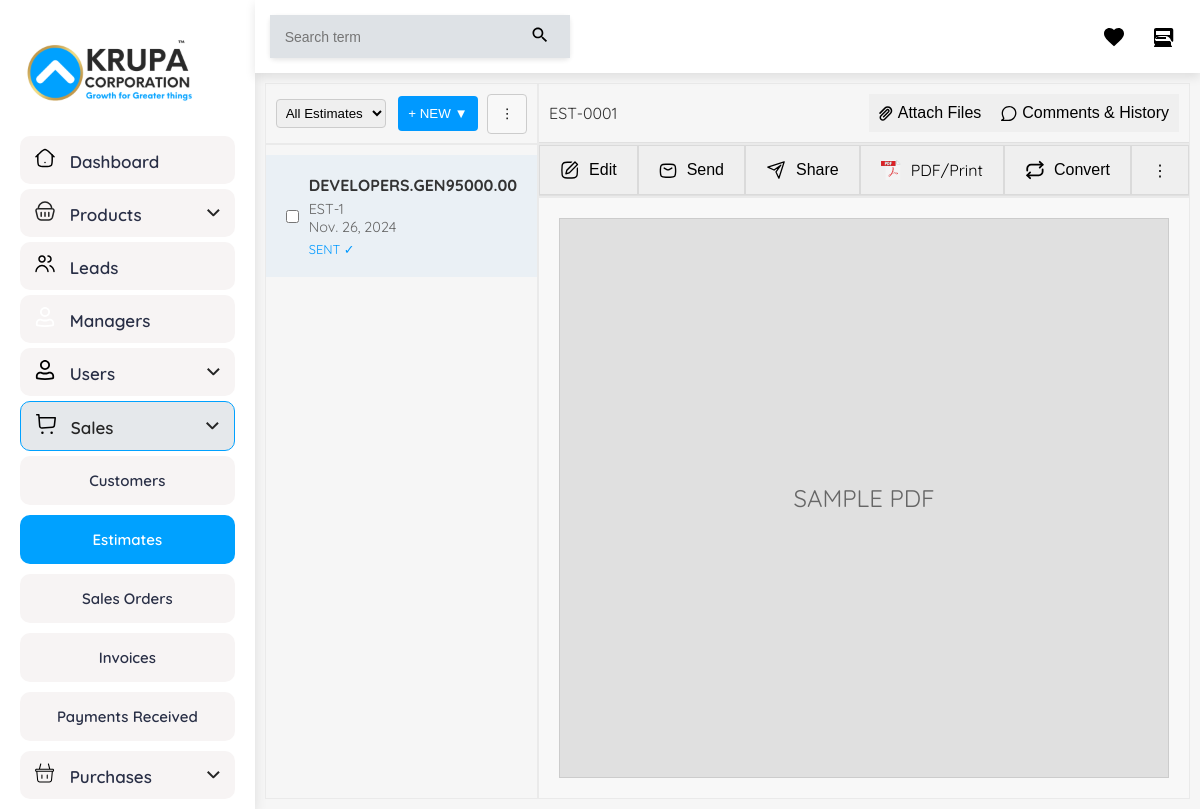
Page /estimates2/54/ (signed in) on the committed database.
### krupa/models.py (models this page shows, shortened)
class Estimate(models.Model):
    customer_name = models.ForeignKey(CustomUser, null=True, blank=True,on_delete=models.CASCADE)
    request = models.ForeignKey(Request, null=True, blank=True,on_delete=models.CASCADE)
    billing_address = models.TextField(null=True, blank=True)
    shipping_address = models.TextField(null=True, blank=True)
    place_of_supply = models.CharField(max_length=255, null=True, blank=True)
    estimate_number = models.CharField(max_length=100, null=True, blank=True)
    reference = models.CharField(max_length=100, null=True, blank=True)
    date = models.CharField(max_length=20,null=True, blank=True)
    expiry_date = models.CharField(max_length=20,null=True, blank=True)
    sales_person = models.CharField(max_length=255, null=True, blank=True)
    project_name = models.CharField(max_length=255, null=True, blank=True)
    subject = models.TextField(null=True, blank=True)
    sub_total = models.DecimalField(max_digits=10, decimal_places=2, null=True, blank=True, default=0.00)
    shipping_charges = models.DecimalField(max_digits=10, decimal_places=2, null=True, blank=True)
    adjustment = models.DecimalField(max_digits=10, decimal_places=2, null=True, blank=True)
    total = models.DecimalField(max_digits=10, decimal_places=2, null=True, blank=True, default=0.00)
    terms_and_conditions = models.TextField(null=True, blank=True)
    create_retainer_invoice = models.BooleanField(default=False)
    created_date = models.DateField(auto_now=True)
    status = models.CharField(max_length=30,null=True,blank=True,default="SENT")

class Request(models.Model):
    profile = models.ForeignKey(CustomUser,on_delete=models.CASCADE)
    requestid = models.CharField(max_length=20,null=True,blank=True)
    product_name = models.ForeignKey(Products,null=True,blank=True,on_delete=models.CASCADE)
    quantity = models.IntegerField()
    company = models.CharField(max_length=30)
    pincode = models.CharField(max_length=10)
    email = models.EmailField(max_length=30)
    mobile_number = models.CharField(max_length=10)
    price = models.IntegerField(blank=True,null=True)
    request = models.BooleanField(default=False, null=True,blank=True)
    type = models.CharField(max_length=20)
    date = models.DateField(auto_now_add=True,blank=True,null=True)
    manager = models.ForeignKey(Managers,on_delete=models.SET_NULL,null=True,blank=True)
    shipping = models.ForeignKey(ShippingAddress,on_delete=models.SET_NULL,null=True,blank=True)

### admin_panel/views.py (the view)
# urls.py: path('estimates2/<int:id>/',Estimates2,name="Estimate2"),
@login_required(login_url='/managerlogin/')
def Estimates2(request,id):
    objs = Estimate.objects.get(id = id)
    context = {'data':objs,'id':id}
    return render(request,"Estimates2.html",context)

### templates/Estimates2.html (shortened to what this page needs)
<!DOCTYPE html>
<html lang="en">
  <head>
  </head>
  <body>
    {% load static %}
    <div class="container">
      <aside class="sidebar" style="overflow-y: scroll">
        <img
          src="{% static 'admin/images/krupa.svg' %}"
          alt="Logo"
          class="logo"
        />
        <nav style="height: 80vh; display: flex; flex-direction: column">
          <div
            class="nav-item"
            style="display: flex; justify-content: space-between"
          >
            <div>
              <img
                src="{% static 'admin/images/dashboard-light.svg' %}"
                alt="Dashboard Icon"
                class="icon"
              />
              <span>Dashboard</span>
            </div>
          </div>
          <a href="/adminproducts/" style="text-decoration: none">
            <div class="nav-item" data-dropdown="products-dropdown">
              <div>
                <img
                  src="{% static 'admin/images/products-dark.svg' %}"
                  alt="Products Icon"
                  class="icon"
                />
                <span>Products</span>
              </div>
              <img
                src="{% static 'admin/images/dropdown.svg' %}"
                alt="Arrow"
                class="arrow"
              />
            </div>
          </a>
          <a href="/leadsall/" style="text-decoration: none">
            <div class="nav-item" data-dropdown="leads-dropdown">
              <div>
                <img
                  src="{% static 'admin/images/leads.svg' %}"
                  alt="Leads Icon"
                  class="icon"
                />
                <span>Leads</span>
              </div>
            </div>
          </a>
          <a href="/managers/" style="text-decoration: none">
            <div
              class="nav-item"
              style="display: flex; justify-content: space-between"
            >
              <div>
                <img
                  src="{% static 'admin/images/manager.svg' %}"
                  alt="Manager Icon"
                  class="icon"
                />
                <span>Managers</span>
              </div>
            </div>
          </a>
          <div class="nav-item" data-dropdown="users-dropdown">
            <div>
              <img
                src="{% static 'admin/images/user-dark.svg' %}"
                alt="Users Icon"
                class="icon"
              />
              <span>Users</span>
            </div>
            <img
              src="{% static 'admin/images/dropdown.svg' %}"
              alt="Arrow"
              class="arrow"
            />
          </div>
          <div
            class="nav-item drop-active active"
            data-dropdown="sales-dropdown"
          >
            <div>
              <img
                src="{% static 'admin/images/sales-dark.svg' %}"
                alt="Sales Icon"
                class="icon"
              />
              <span>Sales</span>
            </div>
            <img
              src="{% static 'admin/images/dropdown.svg' %}"
              alt="Arrow"
              class="arrow"
            />
          </div>
          <div id="sales-dropdown" class="dropdown-content show">
            <a href="/customerspage/">Customers</a>
            <a href="/estimates/" class="active">Estimates</a>
            <a href="/salesorder1/">Sales Orders</a>
            <a href="/invoice1/">Invoices</a>
            <a href="/payment1/">Payments Received</a>
          </div>
          <div class="nav-item" data-dropdown="purchases-dropdown">
            <div>
              <img
                src="{% static 'admin/images/purchaces.svg' %}"
                alt="Purchases Icon"
                class="icon"
              />
              <span>Purchases</span>
            </div>
            <img
              src="{% static 'admin/images/dropdown.svg' %}"
              alt="Arrow"
              class="arrow"
            />
          </div>
        </nav>
      </aside>
      <main class="main-content">
        <div class="top-bar">
          <div class="search-bar">
            <input type="text" placeholder="Search term" />
            <button>
              <svg class="icon" viewBox="0 0 24 24">
                <path
                  d="M15.5 14h-.79l-.28-.27C15.41 12.59 16 11.11 16 9.5 16 5.91 13.09 3 9.5 3S3 5.91 3 9.5 5.91 16 9.5 16c1.61 0 3.09-.59 4.23-1.57l.27.28v.79l5 4.99L20.49 19l-4.99-5zm-6 0C7.01 14 5 11.99 5 9.5S7.01 5 9.5 5 14 7.01 14 9.5 11.99 14 9.5 14z"
                ></path>
              </svg>
            </button>
          </div>
          <div class="top-icons">
            <svg class="icon" viewBox="0 0 24 24">
              <path
                d="M12 21.35l-1.45-1.32C5.4 15.36 2 12.28 2 8.5 2 5.42 4.42 3 7.5 3c1.74 0 3.41.81 4.5 2.09C13.09 3.81 14.76 3 16.5 3 19.58 3 22 5.42 22 8.5c0 3.78-3.4 6.86-8.55 11.54L12 21.35z"
              ></path>
            </svg>
            <svg class="icon" viewBox="0 0 24 24">
              <path
                d="M20 17.17L18.83 16H5.17l-1.34-1.34C4.54 12.78 7.15 11 10 11h4c2.85 0 5.46 1.78 6.17 4.66l1.26 1.26c.3-.31.57-.65.83-1.02V5c0-1.1-.9-2-2-2H5c-1.1 0-2 .9-2 2v13.17c.31.4.67.77 1.08 1.08L3 21.59V22h18v-.41l-1-1.59zM5 6h14v4H5V6zm0 6h10v2H5v-2z"
              ></path>
            </svg>
          </div>
        </div>
        <div class="cont">
          <div
            class="one"
            style="
              display: flex;
              justify-content: space-between;
              align-items: center;
              padding: 0 10px;
            "
          >
            <select class="dropdown">
              <option>All Estimates</option>
            </select>
            <div>
              <button class="button blue-button" style="padding: 10px">
                + NEW ▼
              </button>
              <button
                class="button"
                style="padding: 10px; width: 40px; height: 40px"
              >
                ⋮
              </button>
            </div>
          </div>
          <div class="two">
            <div class="header">
              <span class="document-id">EST-0001</span>
              <div style="display: flex">
                <button class="button2">
                  <img src="images/link.svg" alt="" />
                  <p>Attach Files</p>
                </button>
                <button class="button2">
                  <img src="images/messages.svg" alt="" />
                  <p>Comments & History</p>
                </button>
              </div>
            </div>
          </div>
          <div class="three">
            <div class="document-info">
              <input type="checkbox" class="checkbox" />
              <div class="document-details" style="width: 90%; gap: 5px">
                <div
                  style="
                    width: 100%;
                    display: flex;
                    justify-content: space-between;
                  "
                >
                  <span class="document-name">{{data.request.company}}</span>
                  <span class="document-name">{{data.total}}</span>
                </div>
                <span class="document-date"
                  >{{data.estimate_number}}<br />{{data.created_date}}</span
                >
                <span class="document-status">SENT ✓</span>
              </div>
            </div>
          </div>
          <div class="four">
            <div class="document-row" style="display: flex">
              <button class="button1">
                <img src="images/edit.svg" alt="" />
                <p>Edit</p>
              </button>
              <button class="button1">
                <img src="images/estimate-message.svg" alt="" />
                <p>Send</p>
              </button>
              <button class="button1">
                <img src="images/share.svg" alt="" />
                <p>Share</p>
              </button>
              <a
                class="button1"
                href="/estimateinvoice/{{id}}"
                style="text-decoration: none; color: black"
              >
                <img src="images/pdf.svg" alt="" />
                <p>PDF/Print</p>
              </a>
              <button
                class="button1"
                onclick="convert()"
                style="cursor: pointer"
              >
                <img src="images/convert.svg" alt="" />
                <p>Convert</p>
              </button>
              <button class="button1">⋮</button>
            </div>
          </div>
          <div class="five">
            <div class="preview-area">
              <div
                class="preview-placeholder"
                style="width: 100%; height: 70vh; overflow-y: scroll"
              >
                SAMPLE PDF
              </div>
            </div>
          </div>
        </div>
      </main>
    </div>
  </body>
</html>

### templates/Estimates2.html (style rules this page uses)
* { margin: 0; padding: 0; box-sizing: border-box; }
body { font-family: "Quicksand", sans-serif; background-color: #f6f6f6; color: #333; }
.container { display: flex; min-height: 100vh; }
.sidebar { width: 280px; background-color: #ffffff; color: #292f46; padding: 20px; box-shadow: 0 4px 12px rgba(0, 0, 0, 0.1); transition: all 0.3s ease; }
.sidebar .dropdown-content { display: none; flex-direction: column; }
.sidebar .dropdown-content a { padding: 15px; color: #292f46; background-color: #f7f4f4; margin-bottom: 10px; font-weight: 600; text-decoration: none; font-size: 15px; text-align: center; border-radius: 10px; transition: background-color 0.2s; }
.sidebar .dropdown-content .active { background-color: #00a1ff; color: white; }
.sidebar .dropdown-content.show { display: flex; }
.logo { width: 100%; max-width: 180px; margin-bottom: 30px; }
.nav-item { display: flex; align-items: center; padding: 12px 15px; margin-bottom: 5px; color: #292f46; text-decoration: none; background-color: #f7f4f4; font-size: 17px; font-weight: 600; border-radius: 10px; cursor: pointer; justify-content: space-between; transition: background-color 0.2s; }
.nav-item.active { background-color: #e5e8eb; color: #252525; }
.drop-active { border: 1px solid #00a1ff; }
.icon { width: 20px; height: 20px; margin-right: 10px; }
.arrow { transition: transform 0.3s ease; }
.cont { padding: 10px; }
.top-bar { display: flex; justify-content: space-between; align-items: center; padding: 15px 30px; background-color: #fff; box-shadow: 0 2px 5px rgba(0, 0, 0, 0.1); width: 100%; position: sticky; top: 0; z-index: 999; }
.search-bar { display: flex; background-color: #fff; border-radius: 5px; box-shadow: 0 2px 5px rgba(0, 0, 0, 0.1); width: 300px; }
.search-bar input { flex-grow: 1; padding: 10px 15px; border: none; background-color: #dee2e6; font-size: 14px; outline: none; }
.search-bar button { padding: 10px; background-color: #dee2e6; border: none; cursor: pointer; }
.top-icons { display: flex; gap: 15px; }
.top-icons .icon { width: 24px; height: 24px; cursor: pointer; }
.main-content { flex-grow: 1; transition: margin-left 0.3s ease; }
.top-bar { position: relative; margin-top: 0; margin-left: 0; padding: 15px; background-color: #fff; box-shadow: 0px 4px 10px rgba(0, 0, 0, 0.1); }
.cont { display: grid; grid-template-columns: 0.5fr 1.5fr; grid-template-rows: 0.2fr 0.2fr 2.6fr; grid-auto-flow: row; grid-template-areas: "one two" "three four" "three five"; }
.one { grid-area: one; }
.two { grid-area: two; }
.three { grid-area: three; }
.four { grid-area: four; }
.five { grid-area: five; }
.one, .two, .three, .four, .five { border: 1px solid #eaeaea; }
.header { display: flex; justify-content: space-between; align-items: center; padding: 10px; border-bottom: 1px solid #e0e0e0; }
.dropdown { padding: 5px; border: 1px solid #ccc; border-radius: 4px; }
.three { padding: 10px 0px; }
.document-info { background-color: #eaf0f5; padding: 20px; }
.button { padding: 5px 10px; margin-left: 5px; background-color: #f8f8f8; border: 1px solid #ccc; border-radius: 4px; cursor: pointer; }
.blue-button { background-color: #0099ff; color: white; border: none; }
.document-row { display: flex; align-items: center; border-bottom: 1px solid #e0e0e0; }
.document-row .button1 { padding: 10px 20px; background-color: #efefef; border: 1px solid #dadada; font-size: medium; display: flex; justify-content: center; align-items: center; gap: 10px; height: 50px; }
.document-info { display: flex; align-items: center; }
.checkbox { margin-right: 10px; }
.document-details { display: flex; flex-direction: column; }
.document-name { font-weight: bold; }
.document-date { color: #666; font-size: 0.9em; }
.document-status { font-size: 0.8em; color: #0099ff; }
.preview-area { padding: 20px; text-align: center; background-color: #f8f8f8; height: 100%; }
.preview-placeholder { width: 200px; height: 250px; margin: 0 auto; background-color: #e0e0e0; display: flex; align-items: center; justify-content: center; font-size: 24px; color: #666; border: 1px solid #ccc; }
.button2 { display: flex; padding: 10px; border: none; justify-content: center; align-items: center; gap: 5px; }
.button2 p { font-size: medium; }

### rows in the picture
Estimate: request.company "DEVELOPERS.GEN", total "95000.00", estimate_number "EST-1", created_date "Nov. 26, 2024"
